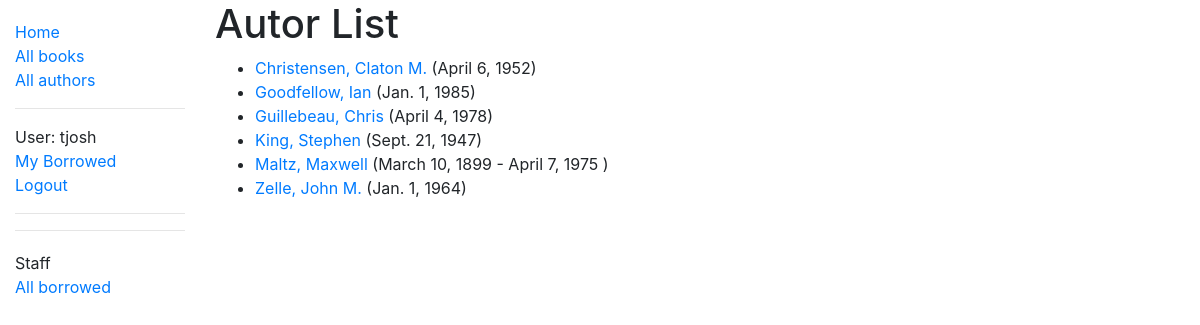
The app's page /catalog/authors/ (signed in) with its own data.
### catalog/models.py (models this page shows)
class Author(models.Model):
    first_name = models.CharField(max_length=100)
    last_name = models.CharField(max_length=100)
    date_of_birth = models.DateField(null=True, blank=True)
    date_of_death = models.DateField("Died", null=True, blank=True)
    class Meta:
        ordering = ["last_name", "first_name"]
    def get_absolute_url(self):
        return reverse("author-detail", args=[str(self.id)])
    def __str__(self):
        return f"{self.last_name}, {self.first_name}"

### catalog/views.py (the view)
# urls.py: path('authors/', views.AuthorListView.as_view(), name='authors'),
class AuthorListView(LoginRequiredMixin, generic.ListView):
    model = Author
    pagenate_by = 5

### catalog/templates/catalog/author_list.html
{% extends "base_generic.html" %}
{% block content %}
  <h1>Autor List</h1>
  {% if author_list %}
  <ul>
    {% for author in author_list %}
      <li>
        <a href="{{ author.get_absolute_url }}">{{ author }} </a> ({{author.date_of_birth}}{% if author.date_of_death %} - {{author.date_of_death}} {% endif %})
      </li>
    {% endfor %}
  </ul>
  {% else %}
    <p>There are no authors in the library.</p>
  {% endif %}
{% endblock %}

### catalog/templates/base_generic.html (shortened to what this page needs)
<!DOCTYPE html>
<html lang="en">
<head>
  <link rel="stylesheet" href="https://stackpath.bootstrapcdn.com/bootstrap/4.1.3/css/bootstrap.min.css"
>
  {% load static %}
  <link rel="stylesheet" href="{% static 'css/styles.css' %}">
</head>
<body>
  <div class="container-fluid">
    <div class="row">
      <div class="col-sm-2">
        {% block sidebar %}
        <ul class="sidebar-nav">
          <li><a href="{% url 'index' %}">Home</a></li>
          <li><a href="{% url 'books' %}">All books</a></li>
          <li><a href="{% url 'authors' %}">All authors</a></li>
          <hr>
          {% if user.is_authenticated %}
          <li>User: {{ user.get_username }}</li>
          <li><a href="{% url 'my-borrowed' %}">My Borrowed</a></li>
          <li><a href="{% url 'logout'%}?next={{request.path}}">Logout</a></li>
          {% else %}
          <li><a href="{% url 'login'%}?next={{request.path}}">Login</a></li>
          {% endif %}
          <hr>
          {% if user.is_staff %}
          <hr />
          <ul class="sidebar-nav">
            <li>Staff</li>
            {% if perms.catalog.can_mark_returned %}
            <li><a href="{% url 'all-borrowed' %}">All borrowed</a></li>
            {% endif %}
          </ul>
          {% endif %}
        </ul>
        {% endblock %}
      </div>
      <div class="col-sm-10 ">{% block content %}{% endblock %}</div>
    </div>
  </div>
</body>
</html>

### catalog/static/css/styles.css (style rules this page uses)
.sidebar-nav { margin-top: 20px; padding: 0; list-style: none; }

### records on screen
Author: last_name+first_name "Christensen, Claton M.", date_of_birth "April 6, 1952"
Author: last_name+first_name "Goodfellow, Ian", date_of_birth "Jan. 1, 1985"
Author: last_name+first_name "Guillebeau, Chris", date_of_birth "April 4, 1978"
Author: last_name+first_name "King, Stephen", date_of_birth "Sept. 21, 1947"
Author: last_name+first_name "Maltz, Maxwell", date_of_birth "March 10, 1899", date_of_death "April 7, 1975"
Author: last_name+first_name "Zelle, John M.", date_of_birth "Jan. 1, 1964"

### other values on screen
{{ user.get_username }} "tjosh"
